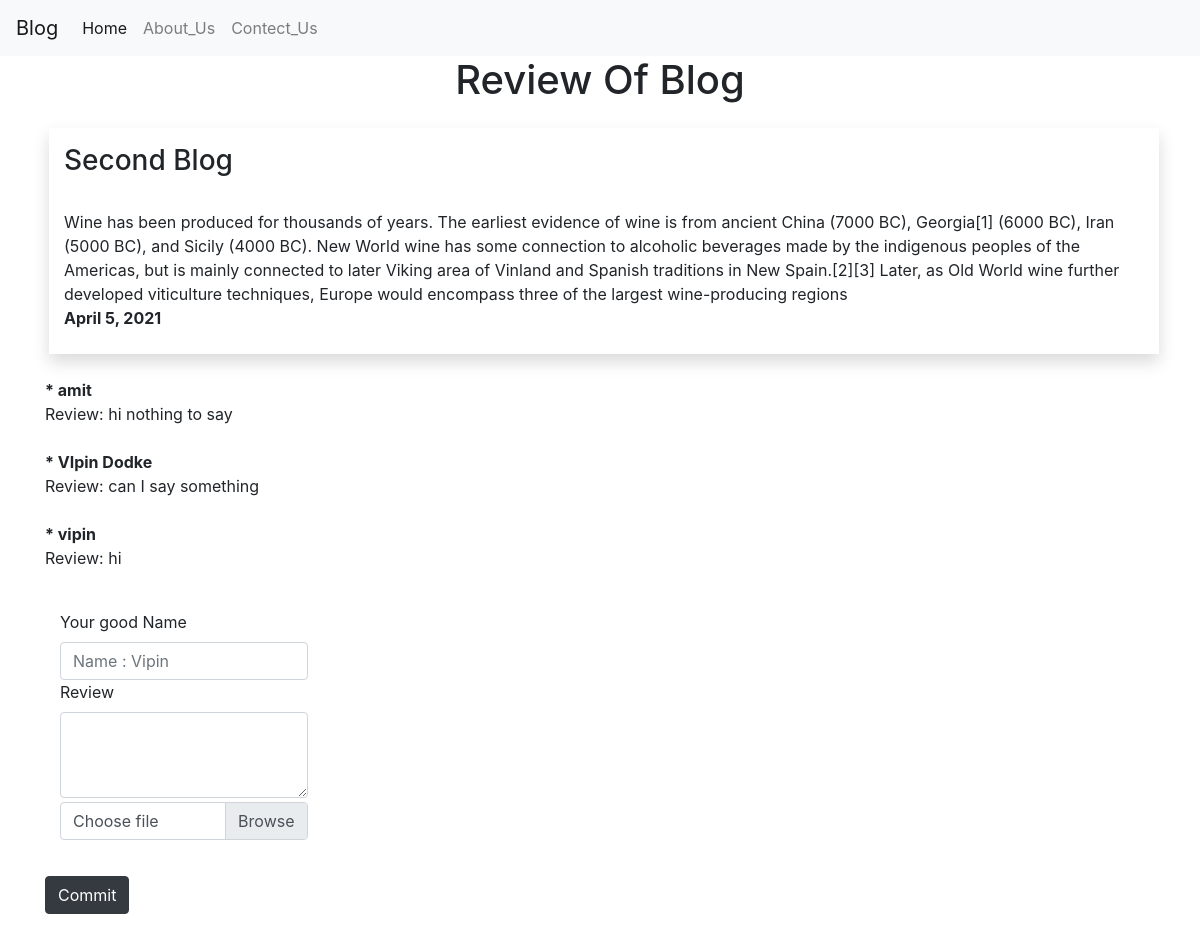
The app's page /review/review/2/ with its own data.
### review/models.py (models this page shows, shortened)
class Blog_out(models.Model):
    blog_id= models.AutoField
    Blog_name=models.CharField(max_length=200,default='')
    desc=models.CharField(max_length=700,default='')
    post_date=models.DateField()

class Feedback(models.Model):
    fb_id = models.AutoField
    Name = models.CharField(max_length=200,default='')
    Textarea = models.CharField(max_length=700,default='')
    Blog_id = models.IntegerField(default=0)
    FileTy =models.FileField(blank=True, null=True)

### review/views.py (the view)
# urls.py: path("review/review/<int:myid>/", views.view, name="Review"),
def view(request,myid):
    Blogid = Blog_out.objects.filter(id=myid)
    fb = Feedback.objects.all()
    return render(request,'review/review.html',{'pi':Blogid[0],'fb':fb})

### review/templates/review/review.html (shortened to what this page needs)
{% extends 'review/base.html' %}
{%block body%}
<h1 class="text-center" xmlns="http://www.w3.org/1999/html">Review Of Blog</h1>
<div class="container my-4">
         <div class="container row  shadow mx-1">
            <h3 class="mt-3">{{pi.Blog_name}}</h3><br>
            {{pi.desc}}<br>
            <strong>{{pi.post_date}}</strong><br><br>
         </div>
    {% for i in fb %}<br>
    {%if  pi.id == i.Blog_id %}
    <strong>* {{i.Name}}</strong>
    <br>Review: {{i.Textarea}}<br>
    {%endif%}
    {%endfor%}
    <form action="/review/review/" method="post">{% csrf_token %}
            <div class="col-sm-3 my-3">
                <label for="Name">Your good Name</label>
                <input type="text" class="form-control" id="Name" name="Name" placeholder="Name : Vipin">
                <label for="Textarea1">Review</label>
                <textarea class="form-control" id="Textarea1" name="Textarea1" rows="3"></textarea>
                <div class="custom-file my-1">
                    <label class="custom-file-label" for="File01">Choose file</label>
                </div>
            </div>
            <button type="submit" class="btn btn-dark my-3">Commit</button>
    </form>
</div>
{%endblock%}

### records on screen
Blog_out: Blog_name "Second Blog", desc "Wine has been produced for thousands of years. The earliest evidence of wine is from ancient China (7000 BC), Georgia[1] (6000 BC), Iran (5000 BC), and Sicily (4000 BC). New World wine has some connection to alcoholic beverages made by the indigenous peoples of the Americas, but is mainly connected to later Viking area of Vinland and Spanish traditions in New Spain.[2][3] Later, as Old World wine further developed viticulture techniques, Europe would encompass three of the largest wine-producing regions", post_date "April 5, 2021"
Feedback: Name "amit", Textarea "hi nothing to say"
Feedback: Name "VIpin Dodke", Textarea "can I say something"
Feedback: Name "vipin", Textarea "hi"
